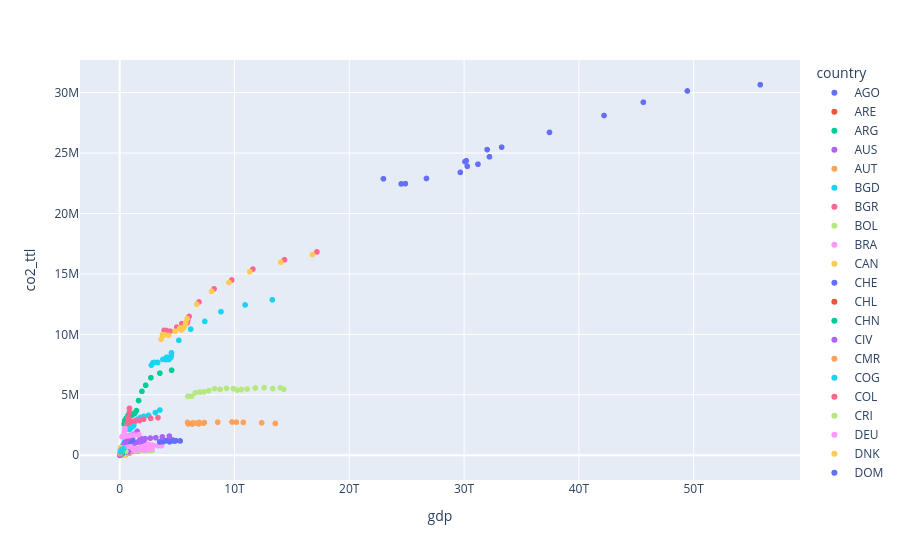

The notebook cell this image was saved under:
### Code cell
import plotly.express as px
fig = px.scatter(data, x='gdp', y='co2_ttl', color='country', hover_data=['year'])
fig.show()
